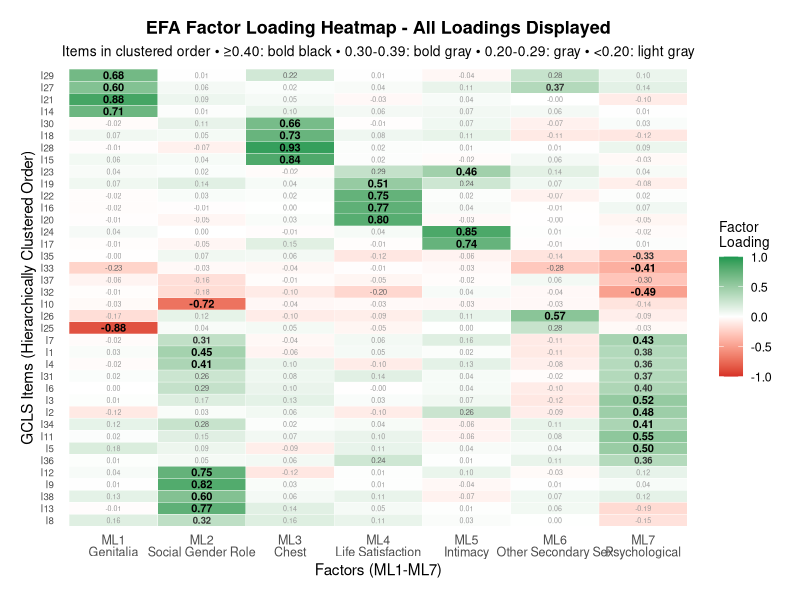
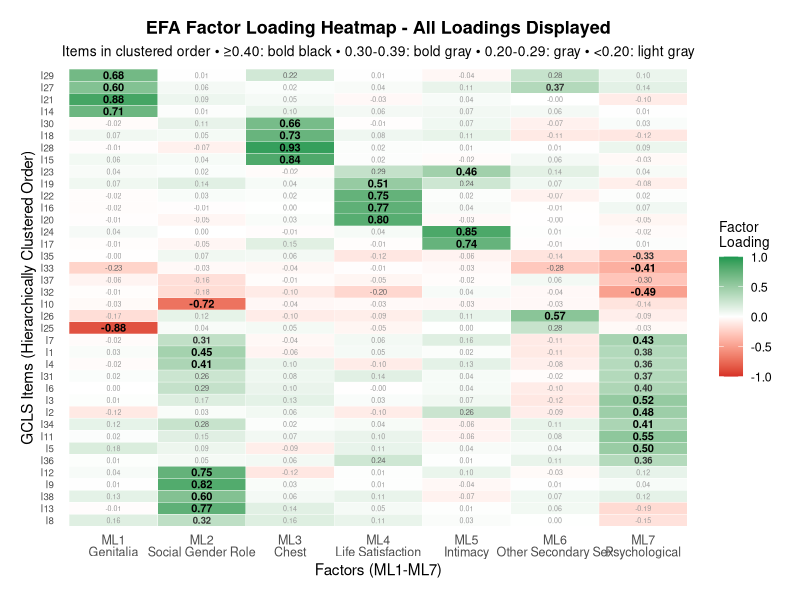
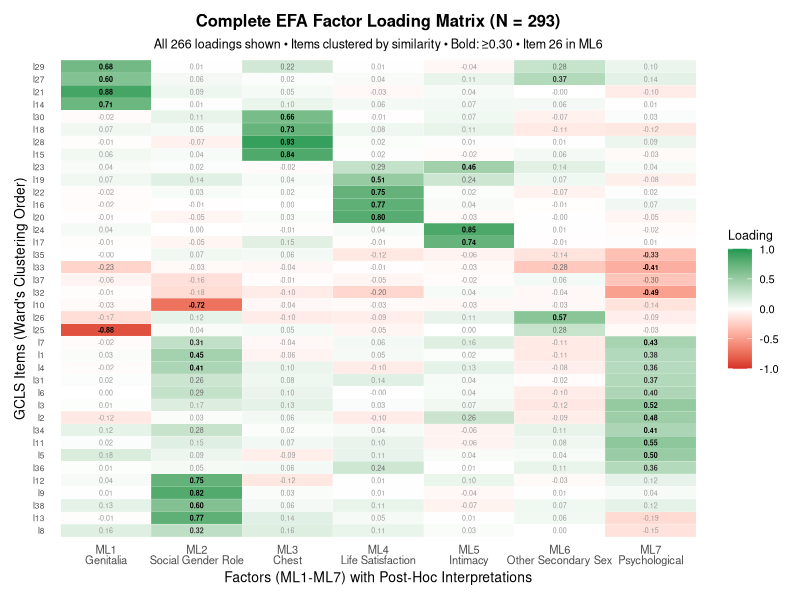
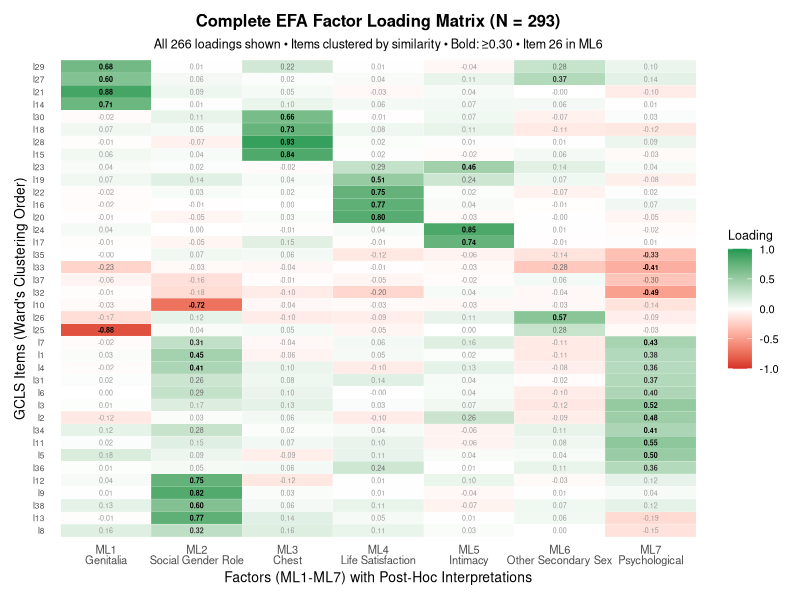

These charts were generated, in order, by the following R code:
# EFA Factor Loadings Heatmap - ALL LOADINGS VISIBLE
# Show every single loading value in the heatmap

# Load required libraries
library(ggplot2)
library(reshape2)
library(dplyr)

# Read the factor loadings data
loadings_df <- read.csv("analysis/factor_analysis/factor_loadings_38items.csv", stringsAsFactors = FALSE)

# Clean up the data
items <- loadings_df$Item
loadings_matrix <- as.matrix(loadings_df[, -1])  # Remove first column (Item names)
rownames(loadings_matrix) <- items

# Create factor labels
factor_labels <- c(
  "ML1" = "Genitalia",
  "ML2" = "Social Gender Role",  
  "ML3" = "Chest", 
  "ML4" = "Life Satisfaction",
  "ML5" = "Intimacy",
  "ML6" = "Other Secondary Sex",
  "ML7" = "Psychological"
)

# Perform hierarchical clustering on items
item_dist <- dist(loadings_matrix, method = "euclidean")
item_clust <- hclust(item_dist, method = "ward.D2")

# Reorder the loadings matrix based on clustering
item_order <- item_clust$order
loadings_ordered <- loadings_matrix[item_order, ]

# Convert to long format for ggplot
loadings_long <- melt(loadings_ordered, varnames = c("Item", "Factor"), value.name = "Loading")
loadings_long$Item <- factor(loadings_long$Item, levels = rownames(loadings_ordered))

# Add factor labels to column names
loadings_long$Factor_Label <- factor_labels[loadings_long$Factor]
loadings_long$Factor_Combined <- paste0(loadings_long$Factor, "\n", loadings_long$Factor_Label)
loadings_long$Factor_Combined <- factor(loadings_long$Factor_Combined, 
                                       levels = paste0(names(factor_labels), "\n", factor_labels))

# Create heatmap with ALL loadings shown
heatmap_all_loadings <- ggplot(loadings_long, aes(x = Factor_Combined, y = Item, fill = Loading)) +
  geom_tile(color = "white", linewidth = 0.1) +
  scale_fill_gradient2(
    low = "#d73027", 
    mid = "white", 
    high = "#1a9850",
    midpoint = 0,
    limit = c(-1, 1),
    name = "Factor\nLoading"
  ) +
  # Show ALL loadings - different formatting for different thresholds
  # Primary loadings ≥ 0.40 in bold black
  geom_text(
    data = subset(loadings_long, abs(Loading) >= 0.40),
    aes(label = sprintf("%.2f", Loading)),
    color = "black",
    size = 2.8,
    fontface = "bold"
  ) +
  # Moderate loadings 0.30-0.39 in bold gray
  geom_text(
    data = subset(loadings_long, abs(Loading) >= 0.30 & abs(Loading) < 0.40),
    aes(label = sprintf("%.2f", Loading)),
    color = "gray20",
    size = 2.4,
    fontface = "bold"
  ) +
  # Small loadings 0.20-0.29 in normal gray
  geom_text(
    data = subset(loadings_long, abs(Loading) >= 0.20 & abs(Loading) < 0.30),
    aes(label = sprintf("%.2f", Loading)),
    color = "gray40",
    size = 2.0,
    fontface = "plain"
  ) +
  # Very small loadings < 0.20 in light gray
  geom_text(
    data = subset(loadings_long, abs(Loading) < 0.20),
    aes(label = sprintf("%.2f", Loading)),
    color = "gray60",
    size = 1.8,
    fontface = "plain"
  ) +
  theme_minimal() +
  theme(
    axis.text.x = element_text(angle = 0, hjust = 0.5, size = 9, lineheight = 0.8),
    axis.text.y = element_text(size = 7),
    axis.title = element_text(size = 11),
    legend.title = element_text(size = 10),
    legend.text = element_text(size = 9),
    panel.grid = element_blank(),
    plot.title = element_text(size = 13, hjust = 0.5, face = "bold"),
    plot.subtitle = element_text(size = 10, hjust = 0.5),
    plot.margin = margin(15, 15, 15, 15)
  ) +
  labs(
    title = "EFA Factor Loading Heatmap - All Loadings Displayed",
    subtitle = "Items in clustered order • ≥0.40: bold black • 0.30-0.39: bold gray • 0.20-0.29: gray • <0.20: light gray",
    x = "Factors (ML1-ML7)",
    y = "GCLS Items (Hierarchically Clustered Order)"
  )

# Save the comprehensive heatmap
ggsave("manuscript/figures/efa_heatmap_all_loadings.pdf", heatmap_all_loadings, 
       width = 12, height = 16, units = "in", dpi = 300)
ggsave("manuscript/figures/efa_heatmap_all_loadings.png", heatmap_all_loadings, 
       width = 12, height = 16, units = "in", dpi = 300)

# Create an alternative version with even smaller text for better readability
heatmap_compact <- ggplot(loadings_long, aes(x = Factor_Combined, y = Item, fill = Loading)) +
  geom_tile(color = "white", linewidth = 0.05) +
  scale_fill_gradient2(
    low = "#d73027", 
    mid = "white", 
    high = "#1a9850",
    midpoint = 0,
    limit = c(-1, 1),
    name = "Loading"
  ) +
  # ALL loadings with consistent small text
  geom_text(
    aes(label = sprintf("%.2f", Loading),
        color = ifelse(abs(Loading) >= 0.40, "black",
                      ifelse(abs(Loading) >= 0.30, "gray20",
                            ifelse(abs(Loading) >= 0.20, "gray40", "gray60"))),
        fontface = ifelse(abs(Loading) >= 0.30, "bold", "plain")),
    size = 1.8
  ) +
  scale_color_identity() +  # Use the colors as specified
  theme_minimal() +
  theme(
    axis.text.x = element_text(angle = 0, hjust = 0.5, size = 8, lineheight = 0.8),
    axis.text.y = element_text(size = 6),
    axis.title = element_text(size = 10),
    legend.title = element_text(size = 9),
    legend.text = element_text(size = 8),
    panel.grid = element_blank(),
    plot.title = element_text(size = 12, hjust = 0.5, face = "bold"),
    plot.subtitle = element_text(size = 9, hjust = 0.5),
    plot.margin = margin(10, 10, 10, 10)
  ) +
  labs(
    title = "Complete EFA Factor Loading Matrix (N = 293)",
    subtitle = "All 266 loadings shown • Items clustered by similarity • Bold: ≥0.30 • Item 26 in ML6",
    x = "Factors (ML1-ML7) with Post-Hoc Interpretations",
    y = "GCLS Items (Ward's Clustering Order)"
  )

# Save the compact version
ggsave("manuscript/figures/efa_heatmap_all_loadings_compact.pdf", heatmap_compact, 
       width = 14, height = 18, units = "in", dpi = 300)
ggsave("manuscript/figures/efa_heatmap_all_loadings_compact.png", heatmap_compact, 
       width = 14, height = 18, units = "in", dpi = 300)

# Print summary statistics
cat("Complete EFA Heatmap with ALL loadings created!\n\n")

cat("Files saved:\n")
cat("- efa_heatmap_all_loadings.pdf/png (detailed version)\n")
cat("- efa_heatmap_all_loadings_compact.pdf/png (compact version)\n\n")

# Loading distribution analysis
loading_stats <- data.frame(
  Category = c("Primary (≥0.40)", "Moderate (0.30-0.39)", "Small (0.20-0.29)", "Very Small (<0.20)"),
  Count = c(
    sum(abs(loadings_matrix) >= 0.40),
    sum(abs(loadings_matrix) >= 0.30 & abs(loadings_matrix) < 0.40),
    sum(abs(loadings_matrix) >= 0.20 & abs(loadings_matrix) < 0.30),
    sum(abs(loadings_matrix) < 0.20)
  ),
  Percentage = c(
    round(100 * sum(abs(loadings_matrix) >= 0.40) / length(loadings_matrix), 1),
    round(100 * sum(abs(loadings_matrix) >= 0.30 & abs(loadings_matrix) < 0.40) / length(loadings_matrix), 1),
    round(100 * sum(abs(loadings_matrix) >= 0.20 & abs(loadings_matrix) < 0.30) / length(loadings_matrix), 1),
    round(100 * sum(abs(loadings_matrix) < 0.20) / length(loadings_matrix), 1)
  )
)

cat("Loading Distribution:\n")
print(loading_stats)

cat(sprintf("\nTotal loadings displayed: %d (38 items × 7 factors)\n", length(loadings_matrix)))
cat(sprintf("Mean absolute loading: %.3f\n", mean(abs(loadings_matrix))))
cat(sprintf("Range: %.3f to %.3f\n", min(loadings_matrix), max(loadings_matrix)))

# Identify cross-loadings (items with multiple loadings ≥ 0.30)
cross_loadings <- apply(abs(loadings_matrix) >= 0.30, 1, sum)
cross_loading_items <- names(cross_loadings)[cross_loadings > 1]

cat(sprintf("\nItems with cross-loadings (≥0.30 on multiple factors): %d\n", length(cross_loading_items)))
if(length(cross_loading_items) > 0) {
  for(item in cross_loading_items) {
    loadings_item <- loadings_matrix[item, ]
    high_loadings <- loadings_item[abs(loadings_item) >= 0.30]
    cat(sprintf("  %s: %s\n", item, paste(names(high_loadings), sprintf("(%.2f)", high_loadings), collapse = ", ")))
  }
}

cat("\n=== VISUAL ENCODING LEGEND ===\n")
cat("Text Size & Weight:\n")
cat("  • Bold Black (large): Primary loadings ≥ 0.40\n")
cat("  • Bold Gray (medium): Moderate loadings 0.30-0.39\n") 
cat("  • Normal Gray (small): Small loadings 0.20-0.29\n")
cat("  • Light Gray (tiny): Very small loadings < 0.20\n")
cat("\nColor Scale:\n")
cat("  • Red: Negative loadings\n")
cat("  • White: Near-zero loadings\n") 
cat("  • Green: Positive loadings\n") 